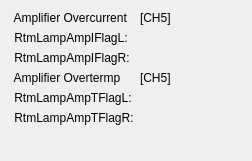
      <widget class="QWidget" name="formLayoutWidget_6">
       <property name="geometry">
        <rect>
         <x>711</x>
         <y>230</y>
         <width>252</width>
         <height>161</height>
        </rect>
       </property>
       <layout class="QFormLayout" name="formLayout_6">
        <item row="0" column="0">
         <widget class="QLabel" name="label_128">
          <property name="text">
           <string> Amplifier Overcurrent</string>
          </property>
         </widget>
        </item>
        <item row="0" column="1">
         <widget class="QLabel" name="label_164">
          <property name="text">
           <string>[CH5]</string>
          </property>
         </widget>
        </item>
        <item row="1" column="0">
         <widget class="QLabel" name="label_129">
          <property name="text">
           <string> RtmLampAmpIFlagL:</string>
          </property>
         </widget>
        </item>
        <item row="1" column="1">
         <widget class="PyDMLabel" name="PyDMLabel_117">
          <property name="toolTip">
           <string/>
          </property>
          <property name="channel" stdset="0">
           <string>XX-99SL01:DI-FOFBCtrl:RtmLampAmpIFlagLCH5-RB</string>
          </property>
         </widget>
        </item>
        <item row="2" column="0">
         <widget class="QLabel" name="label_130">
          <property name="text">
           <string> RtmLampAmpIFlagR:</string>
          </property>
         </widget>
        </item>
        <item row="2" column="1">
         <widget class="PyDMLabel" name="PyDMLabel_118">
          <property name="toolTip">
           <string/>
          </property>
          <property name="channel" stdset="0">
           <string>XX-99SL01:DI-FOFBCtrl:RtmLampAmpIFlagRCH5-RB</string>
          </property>
         </widget>
        </item>
        <item row="3" column="0">
         <widget class="QLabel" name="label_132">
          <property name="text">
           <string> Amplifier Overtermp</string>
          </property>
         </widget>
        </item>
        <item row="3" column="1">
         <widget class="QLabel" name="label_163">
          <property name="text">
           <string>[CH5]</string>
          </property>
         </widget>
        </item>
        <item row="4" column="0">
         <widget class="QLabel" name="label_133">
          <property name="text">
           <string> RtmLampAmpTFlagL:</string>
          </property>
         </widget>
        </item>
        <item row="4" column="1">
         <widget class="PyDMLabel" name="PyDMLabel_119">
          <property name="toolTip">
           <string/>
          </property>
          <property name="channel" stdset="0">
           <string>XX-99SL01:DI-FOFBCtrl:RtmLampAmpTFlagLCH5-RB</string>
          </property>
         </widget>
        </item>
        <item row="5" column="0">
         <widget class="QLabel" name="label_134">
          <property name="text">
           <string> RtmLampAmpTFlagR:</string>
          </property>
         </widget>
        </item>
        <item row="5" column="1">
         <widget class="PyDMLabel" name="PyDMLabel_120">
          <property name="toolTip">
           <string/>
          </property>
          <property name="channel" stdset="0">
           <string>XX-99SL01:DI-FOFBCtrl:RtmLampAmpTFlagRCH5-RB</string>
          </property>
         </widget>
        </item>
       </layout>
      </widget>
